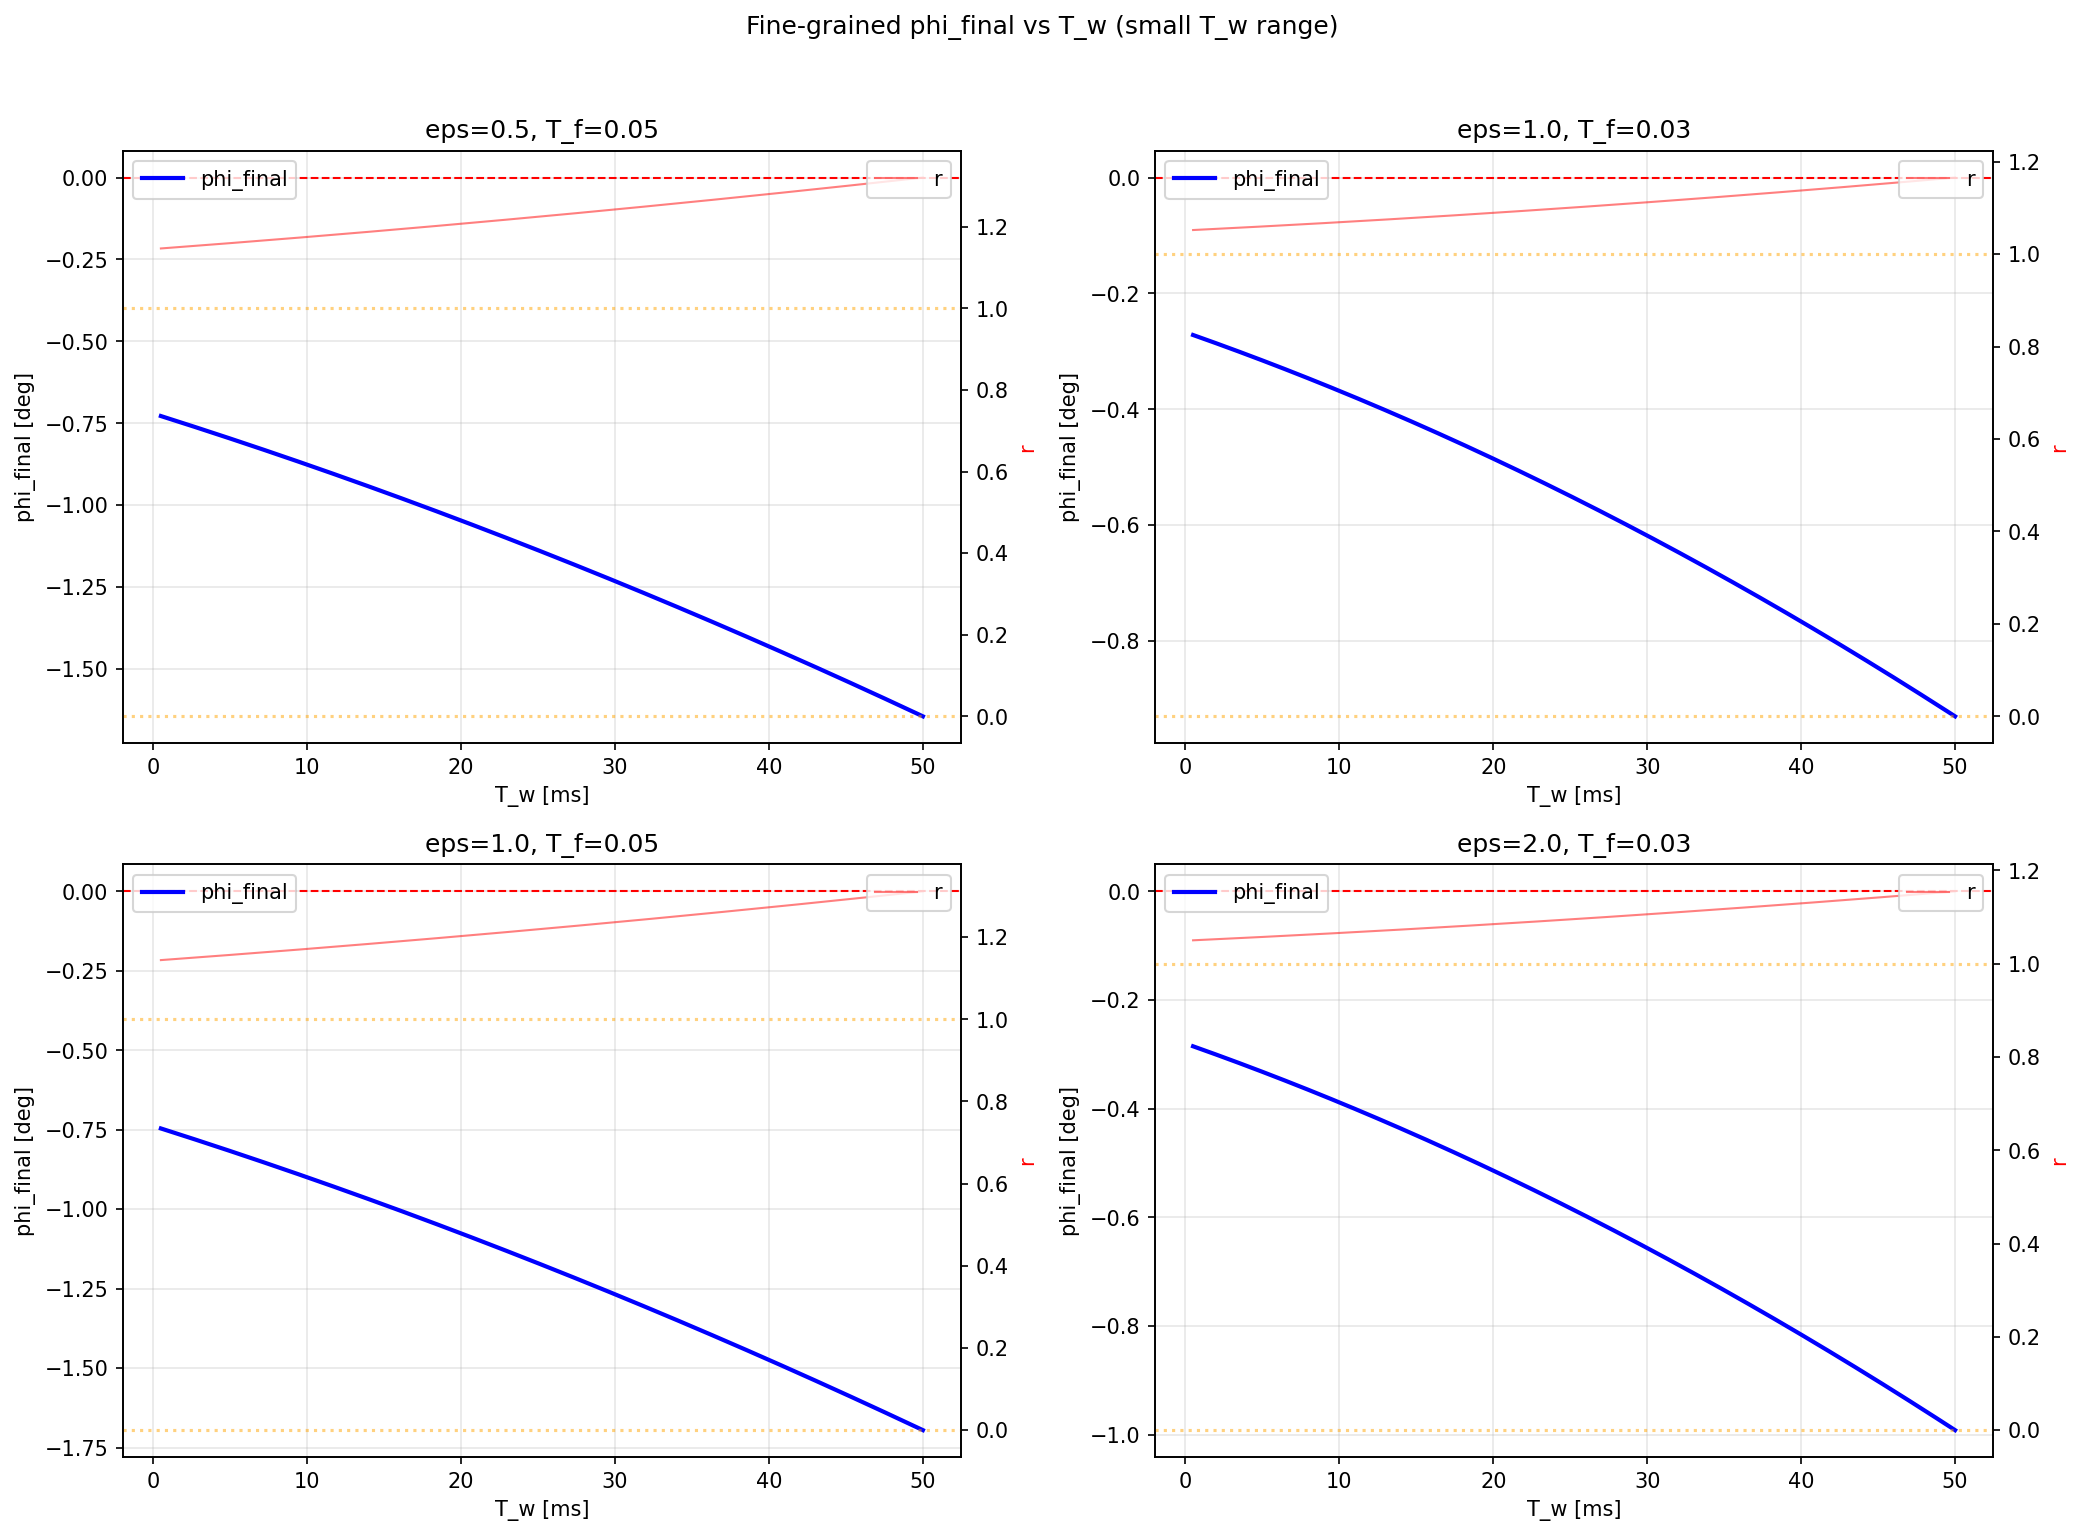

This chart was generated by the following Python code:
"""Fine-grained search: very small T_w range + negative beta (fold other way)"""
import numpy as np
from scipy.integrate import solve_ivp
from scipy.optimize import brentq
import matplotlib
matplotlib.use('Agg')
import matplotlib.pyplot as plt

# === System parameters ===
g = 9.81; R_rope = 1.0
M1, m2 = 30.0, 45.0; L1, LC1, LC2 = 0.85, 0.30, 0.40; L_upper = 0.85
Mt = M1 + m2; I1 = M1*L1**2/12; I2 = m2*L_upper**2/12
p1 = M1*LC1 + m2*L1; p2 = m2*LC2; ps = p1+p2
h_com = (M1*LC1 + m2*(L1+LC2))/Mt; c_foot = p2/ps
J_aa = M1*LC1**2 + I1 + m2*L1**2; J_tt = m2*LC2**2 + I2
J_at = m2*L1*LC2; J_tot = J_aa + J_tt + 2*J_at
C_sd = (-J_aa*p2 + J_tt*p1 + J_at*(p1-p2))/ps**2
M11 = Mt*R_rope**2; M12 = R_rope; M22 = J_tot/ps**2
det_M = M11*M22 - M12**2
iM11 = M22/det_M; iM12 = -M12/det_M; iM22 = M11/det_M
gMR = g*Mt*R_rope; g_ps = g/ps

def solve_cycle(beta0, eps, T_f, T_w):
    sigma0 = Mt * h_com * beta0
    d_fold = h_com*(1+eps)*abs(beta0)/c_foot * np.sign(beta0)
    a = 4*d_fold/T_f**2
    T_total = 2*T_f + T_w
    def get_dd(t):
        if t < T_f/2: return +a
        elif t < T_f: return -a
        elif t < T_f+T_w: return 0.0
        elif t < T_f+T_w+T_f/2: return -a
        else: return +a
    def rhs(t, y):
        phi, dp, sig, ds = y
        dd = get_dd(t)
        r1 = -gMR*phi; r2 = g_ps*sig - C_sd*dd
        return [dp, iM11*r1+iM12*r2, ds, iM12*r1+iM22*r2]
    sol = solve_ivp(rhs, (0, T_total), [0, 0, sigma0, 0],
                    method='RK45', rtol=1e-10, atol=1e-12, max_step=T_f/50)
    yf = sol.y[:, -1]
    return yf[0], yf[1], yf[2]/(Mt*h_com), yf[3]/(Mt*h_com), sol

beta0 = np.radians(5)

# Fine-grained T_w sweep (0 to 0.05s)
T_w_fine = np.linspace(0.0005, 0.05, 200)

fig, axes = plt.subplots(2, 2, figsize=(14, 10))

for ax_idx, (eps, T_f) in enumerate([(0.5, 0.05), (1.0, 0.03), (1.0, 0.05), (2.0, 0.03)]):
    ax = axes.flat[ax_idx]
    phi_f = []; beta_f = []
    for Tw in T_w_fine:
        pf, _, bf, _, _ = solve_cycle(beta0, eps, T_f, Tw)
        phi_f.append(np.degrees(pf))
        beta_f.append(bf/beta0)
    
    ax.plot(T_w_fine*1000, phi_f, 'b-', lw=2, label='phi_final')
    ax.axhline(0, color='red', ls='--', lw=1)
    ax.set_xlabel('T_w [ms]')
    ax.set_ylabel('phi_final [deg]')
    ax.set_title(f'eps={eps}, T_f={T_f}')
    ax.grid(True, alpha=0.3)
    ax.legend(loc='upper left')
    
    ax2 = ax.twinx()
    ax2.plot(T_w_fine*1000, beta_f, 'r-', lw=1, alpha=0.5, label='r')
    ax2.axhline(1, color='orange', ls=':', alpha=0.5)
    ax2.axhline(0, color='orange', ls=':', alpha=0.5)
    ax2.set_ylabel('r', color='red')
    ax2.legend(loc='upper right')
    
    # Find zero crossings
    phi_arr = np.array(phi_f)
    for k in range(len(phi_arr)-1):
        if phi_arr[k]*phi_arr[k+1] < 0:
            try:
                Tw_opt = brentq(lambda tw: solve_cycle(beta0, eps, T_f, tw)[0],
                                T_w_fine[k], T_w_fine[k+1], xtol=1e-10)
                _, _, bf_opt, _, _ = solve_cycle(beta0, eps, T_f, Tw_opt)
                r_opt = bf_opt/beta0
                ax.axvline(Tw_opt*1000, color='green', ls='-', lw=2, alpha=0.7)
                print(f"FOUND: eps={eps} T_f={T_f} T_w*={Tw_opt*1000:.3f}ms "
                      f"r={r_opt:.4f} beta_f={np.degrees(bf_opt):.3f}deg")
            except:
                pass

plt.suptitle('Fine-grained phi_final vs T_w (small T_w range)', y=1.02)
plt.tight_layout()
out = __file__.replace('.py', '.png')
plt.savefig(out, dpi=150, bbox_inches='tight')
print(f"Saved: {out}")

# Also try: what if we look at phi_final across many PERIODS of T_w?
print("\n--- Also checking long T_w (multiple pendulum periods) ---")
T_quarter = np.pi / (2 * np.sqrt(iM11 * gMR))
print(f"T_quarter = {T_quarter*1000:.1f} ms")

T_w_long = np.linspace(0.001, 4*T_quarter, 300)
eps, T_f = 1.0, 0.05
phi_long = []
for Tw in T_w_long:
    try:
        pf, _, _, _, _ = solve_cycle(beta0, eps, T_f, Tw)
        phi_long.append(np.degrees(pf))
    except:
        phi_long.append(np.nan)

fig2, ax = plt.subplots(figsize=(12, 4))
ax.plot(T_w_long*1000, phi_long, 'b-')
ax.axhline(0, color='red', ls='--')
for n in range(1, 5):
    ax.axvline(n*T_quarter*1000, color='gray', ls=':', alpha=0.3, label=f'{n}*T_q' if n==1 else '')
ax.set_xlabel('T_w [ms]')
ax.set_ylabel('phi_final [deg]')
ax.set_title(f'phi_final over multiple pendulum periods (eps={eps}, T_f={T_f})')
ax.grid(True, alpha=0.3)
plt.tight_layout()
out2 = __file__.replace('.py', '_long.png')
plt.savefig(out2, dpi=150)
print(f"Saved: {out2}")
print("Done!")
